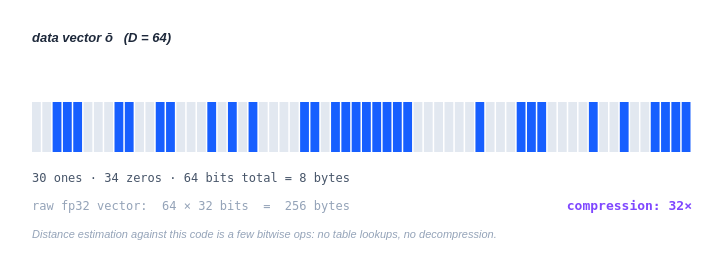

This figure's Vega-Lite source:
### Vega specification from a JSON file in a GitHub repository (floating-point values rounded to 4 significant figures)
{"$schema": "https://vega.github.io/schema/vega/v5.json", "description": "RaBitQ stores each data vector as D bits: one bit per dimension, encoding the sign of each rotated coordinate. Pick a dimensionality and a precomputed sign pattern to see the stored artifact and the compression ratio against the raw fp32 vector.", "width": 700, "height": 240, "padding": 12, "background": "transparent", "signals": [{"name": "D", "value": 64, "bind": {"input": "select", "options": [16, 64, 128, 256, 768, 1536], "name": "dimensions D "}}, {"name": "seed", "value": 0, "bind": {"input": "range", "min": 0, "max": 9, "step": 1, "name": "example # "}}, {"name": "bits", "update": "data(\"selected\")[0].bits"}, {"name": "row_y", "value": 90}, {"name": "row_h", "value": 50}, {"name": "row_x0", "value": 20}, {"name": "row_w", "value": 660}, {"name": "ones", "update": "length(replace(slice(bits, 0, D), /0/g, \"\"))"}, {"name": "zeros", "update": "D - ones"}, {"name": "raw_bytes", "update": "D * 4"}, {"name": "code_bytes", "update": "D / 8"}, {"name": "compression", "update": "raw_bytes / code_bytes"}], "data": [{"name": "patterns", "values": [{"seed": 0, "bits": "001110001100110001010100001101111111100000010001110000100100111111011111111110101111110111000011101111011111011100011111111001110101000000000110000100111110101100111001000101100101111001111010110001110001111101010111111010010111100010111100111011100100101011001000110000010101100110110001101010101000100110110101110100100001111111110010001101011001011110011110101000011110000110001011011001010111111111111111110010101110001100010001010111101001111010000100001111100000000001000011111101111110010101100110010000011111111111011000011011111101100111011010101011100101010100010101101110010000001111000011100001101101100010011011110011001100011110000000010111011110111000001000011010011110111000100100110110000110111001000100111110101001000010101000100110000101011101111110011101100011110100101101011011010000001100110101010101001110000000111101011001111011011101110110000101101001111110110001111000100100101100110010001111011011011111001100100101011110011001011010100001110110001101111111100110101110001110111111001101100010010101101001010101000100001101110100100010101011100001111011011000011011000111111011111101101000011110000000100111000100000111110100101110000011000001110000100100001011000100110110101110101101000010011011001011000010010010010010000101110010110110100110110010110111100110100001010110010101101101100000101101110110101000111000110110001110111001001100101000001000011100100110101111010001100100110111110001100100111010001000010101100101101011010110110011011101001110101101011100010000001100001011001010100010110101111110"}, {"seed": 1, "bits": "110001111010001101100100010101011111010110010010110111001000111111110111010111010011001111100101100110001010010110111111000000001100100001110010011101000111000001010010111111111100100101110001011110110110101000100011110100000101111011010010101100011111011101001010000110100110011000001001000110111111111011011001001010101010111110110000000000000011000100000100011001001000000000001001010100111111000011011110101110110010001111000010101011111000010110001011101101000101001111011000110101010110011010100101010100111011000001100100011000010100110010111110011010001010010101100000010101000001010100001000111011111010010101010101101010010001101000001101010101010100100100001110101011000011110101100011100100001001000110101111001100000000110000001101110011101110111001010011100100100001100000010101101101011101100001010011001011111010100110100110011100100000000010100000010000110010111110111101011000000000100001001111011100010111111010100011110101111010100100001100001010100011010110111110100110001011000001011101110101010101001111101001001101100110000101010011001100001111000100111110000110001000111000110011001100111111011001010010100010001001010111111101001111001111111000110010001000101101001100011111101000101010101101101010000010010111001010011101010000000010010000001011111101101010111001001111000001101010010100010101011101100001011011001101111000100110010110110010101101001001011011100110011011101001001101111011011010101101101010001000101010111000011101111011101010111111101000100100110100110110101010011111011001111010110011101111"}, {"seed": 2, "bits": "010011011001101110001000100100001011101011111001100110001111010101001111111100000100001001110110110001011110110001101110000011010111000011000111110100000000011100000001001101001100100110000001010001110001010000000000111010000111011110110110101101110000110010110100100011000001111110110000000101000011100000000101010000001011010101110011111100010000000011011101100010101000011111011100011011000010100000100000100001101100110000011110011101101111110111010100111100100111001111101010000001001000000100101010100010111110011001100011010011010110000110000011010100111000111111110001010000110111001111000111011110011000101010101000110100110101111001110101011010011110111110111100011101100000111000001001001111010111111000000110000111100010100011010001111100010111111010101100100111111111010001011000000000011011111111110110100000111000011011100101101011000001111100011011100011101101110011110110010100100010011101000000010000101101100011101000000100101010101111110000000101110110110010011010100000110101101011000101100000011100000010110000011111010101100111001101110110000011000000111100101110010010110010101010000101010000010011000000011110101101000110111111000001011011011110111011111111000111110011100000100001000101101011100010110100110010010101000010101011011010111001111110000000001001011100110100111000011101001000011001110111011011110000110110000010011010100000111011001101111101000010110010000101110100000010011000000011010011110000101100101010010111111011001000001010110111100100010101101000000110110010000110001100011001100110111011"}, {"seed": 3, "bits": "011011100000000110101000101111100010011100000001001100111001000010000111111110000010100111011101111110110011101011101101110110101011010001000100010010100100111011111110100110110010110010100001000101010110011010001010000110100001101001011011010101110000000110101001001111101010000111110001111011000000001001100000011000010110100010000110100111111011111100001011100010010100011110111110101101001100001110100000001110100011010101100010001001100111001001101111100011010110101100001100101010100110001111011010111111111011000101111101001100011011110101001110000110010011010111110111100100000011100100000110111011100100010110010011100010010110100100111011000010101010100010010100011000010111100100011100110110100101100110101010100000100000100011111001011101011000010011101001000111101000111100111011011000111011100110000010010001101100000110101010111010000110111011111010010011110000000011001000011000000011011111101001101010011100010110001111011000000101011101011000101111000101111011011111101101110111111101001011001000100110001010010010010100101101111000001101001101000001001001110110101101111100100000010001010101000001010111000111111011110001101001101000010011100010011011000010110101111001101001101100000011111001010011100011101101101111111000011000000111000110100111111011001110001000000000110010101111101001101011111101100010110010101100100000001100110111010111010101000110001011010010110011100000111001110001100000001100000000010000010010110101011011110011110110110010010001100110010101001010110100100001001101101101000101010111000101"}, {"seed": 4, "bits": "000111001101000001010001100111011011001110001100100101101100111101010101000101010101001111011101100111110011011011111000100100101100011011111000100010010011000011001100011110000011001110010101001101101101001101010100101010111110101011111010010101101000000100111000001110100011001110010010110011111100110001000010100110010000000111110010011001010010011101110110001000110011101001011101101000110101010000110110010100110001010010111001010111000111101100110011100101111010110101001010010101000001010100111100000001111010100000010001110000010011001000101000100111000100010010111000010000000001100110010010011010001110110001001101100101011111011000101000001111101011010011000110001111110001010010110011110000000001101000001111000100010100110001000100000111100001000110001001110101110001011100101110010001101100110000100101111000101100011000010010011001101001000110011101000001111011100111110111000011000111011011000000000010110100110001110100001010101001110001011001110100010010101111011110000001101111100000000100000101010010011001111100011001110000010111111111000100111100001000101111111001101101100001011000001100011010000000101101010010100101111001010000010110111110111100001010000011111010110010001110101110010100000011011110011000010101111000001101100011101011111100010011011000110101010101101100101101001110111101000111010111010001010001101010110000000100111011101000110100000000100100011101000000110000011101010111010100110011000101000000000101101110011101010000110101000110001111001110000100111000100010010010100011001110111001110011"}, {"seed": 5, "bits": "100101110010001000100110010100000111001010010011100111010011110110100101001000110111111100010000100100100110110110100010100111110011111000011101001001101100000100011111110011010011001100110001011000011010101100110100101011110000111100000101000011010110110111001110111100101111101011011110001110101110001001010110000111101011011101100000111110001100110110000110010000101001000111110000100110010110110001110011101101100001010111110000101110010000001001111111111010110100000111000001000111001000001101110111100011110010111110100001100111101110101101011001001101100100100111010010000100000000000101000100001001110001111011101001001100010100001111010111100101000101100101000010111000010100101011010001010011010110101011011001011111010111010011001011010001101001010011100100001000101110111011111011000001010000110111011001111101111100011111110100011011111110101100110011100010000010011100110000111000011110000101000000110100101100000011100110100100001011010110100000000101000011010011100001000011011100001011010110000011011011100010100010010110110111011110000101010010111101010010100110111011110011110001110101011101011111001101111110100101101100000010101101111101111001111100001000110101001011010101000010001111111110111011100001010001100010110111111101000111010100000110011111110010001000011101010110011011110000010110011000100001111101011101011101000001000110010110010001011100011110001111001010110111110111000000111010000100111100001011110000011101010101010101111111011110101011111001010100110111100001100111011000011110110000001101110101"}, {"seed": 6, "bits": "101000010110100011110111100011001101110110111111110100100010111001010110001000100110011111011111100010001010001011010100001100001000111000100110010101110111000111100000110100101010100010011000010111010111001101000011100101001100111110010000010101000001000110111011110110010101111110010110110100011111001101110111010111110001000101100110011110100101010000100101101010101011100101010011011001110101101011100111010000101111100101011010101010110101010011010100110100001001110101101110100000100100111101001000010111111001010100110111010011100000011001001101000100001110100000011011000111111110100101011111100110011001100101011001000011010100110101010001010101100111000110010001001100110010100000101110001000001110001110111011101000101000111000011101100110001001100001101110100001010100001011011111101000010001100111111000001010100110111010000001111010100111010111011011100101011001100101000111101000101110010101000101100000011101110010001110010010111010000010011010110100001000101110111010110110011110110100000001000110101001011010101110000000100100010110111101010000110011100111110011010001010011100110010011001011011110110101101101100001011111000000101000000000100100110010100111000000100001101110100011110100101010001010101001010111101010000011111111100101011110101111011001101100000111001001010111011111010010110011000100011111001010101110110101110011100110110001011110001011010000111100101000110101110001110011101101011110001101001000100011100100000100001000010111110011001000100100101100000101010000000001101011001101111000000101010011"}, {"seed": 7, "bits": "100111010101011010011010101111000110001100000110110001101001101101101010000111001001001110001000010010000011110111110111001000001110000111110100110110110011010001001110100111001111100100001100100010010101000001110100001110001110100000011100100101001011110010011000110111010111001110000011101101010001011110001010010001101110110010011011101111111001100100101110100110010010101001000110110101101111111011000010011001011111101010110111010001010100010010110100110101100001100100101111101100010110000001110011011100000000010010010101000110100001101101111011010110110011111001010111100000110101001001101100110010000110110011110101100010101001001110001001010010000100000011111010000101100101100010010000100111111101100011101110100011111001000100110001011100100100010010100010000011100000011010101100001101110010001001011111100011100110110111000100001101101111000101000111100010000111110100101100110001101111010111000011011111001001101011011100101110001110011000101001010010100001001111101110011001110100011110100111001010010001111010000111110001100100110111011110110000111010100110101000101111110110111101101111000110100110101110000101110011000010000111010110001111110100110100101101101111000011000011111001001100001011110101101101010100101100011101101011100101111110100100100011111110011111110010110111100011110000100001000111000101010001000011010011101111101001111011000111110101100111010001001010101101000101000111100001000000110010111101110001111010110111001001000100100000101000101000101000000100010101011100011010110010100000110001101001"}, {"seed": 8, "bits": "101111110011010001111101111000001011001011001010110011110111110000011100001100111111010100110110111111111001010010110111100010110101000010100000001101010110001001100000111101100011001011010100001111100101011010000011011111000000110100111111100001110111010100100010010001111001000000100011110100010101100110100001111100011010111111000001000000000111101010100011011000000101100101011010110011110101110011001111101010100100110011111000111111000000111011111111010110000111001100100111001110101110010110111001111110010100011100010100100011000100010100111111011101111000000110010111111101010011001101010011100101100100110111001111001100100000010111000010000111100011010011000001000101100001000100001011000011010110011110011000110100111110010100000101001100011100101010111100010001001010101100110100010111011101111000011011110000010100000001010011000011011110010111101111100111101001001101001011110110111100111000001110001111001100111100101011110001110001100000010101100000000001101001111000101001101100011110101000101010011011000010010101011101101101111111000110100110010010100110000001000101011111001110101111001000000001000110110011110111000011100011001100000001010000100101100010110000011011010110010010010111000000011000110110010110100111001111110111111100010101000110100110110010100001100111011110110100111111000010100101000010010111110001100110101011101010011010011001000001001100010111110010011010001001010111101100000010000111111000001100001100101101011001111110011001001011110011101001110000101010101011100001100001001000110111000100"}, {"seed": 9, "bits": "111000101001110101000011111100101011011101100101111110001000111110001111100101111110101001011011000110001010001001011100111001100110100011111001110010000110001010011000101100001010010010000011110001000000101000010111111111111010000010011111000010110111101010011000111011010011101010110000010101110111011100111010000110000011101100000010100011101101111000011001000100010001101110111001010011110011010000011011001000001000110011111100001010100110111010111001001100111001111101011000110100001111111011111010101010001000110101110110000000011111010111010010010011101000111010100111111101110011100111001011001011110001010100110010001111101100010011100101100000001100110110010100110110110100111001001111101101010000010001111011011001111100011001101101010110110110010001111011000000011011001010001111001001011010100100001001001011001000000010111101110111001110011011000110000000110100011101111110001110001100001010111100000100100101011010110110001001010000111111011000100010111010010111100000010111000111101010010101100001001101011001010001110011111000100001010111110000001101110011011000101001100101011010001011100000101010111101110010011111011111001011111101011110010000001100010111111000000101010101100110111000101010101110000110000101110000000101100000011001010010101011001011011011110001010110110100111000001111010001010111110110010110000010011101010100000011111111000000110101111001111010110111010000001010101000100100001100001100011101100110110010101100010001101110010000000111000111100010101100111010010011010001100101011010101011101001"}]}, {"name": "selected", "source": "patterns", "transform": [{"type": "filter", "expr": "datum.seed === seed"}]}, {"name": "indices", "transform": [{"type": "sequence", "start": 0, "stop": {"signal": "D"}, "step": 1, "as": "i"}]}], "marks": [{"type": "text", "encode": {"enter": {"x": {"value": 20}, "y": {"value": 30}, "fontSize": {"value": 13}, "fontStyle": {"value": "italic"}, "fontWeight": {"value": 600}, "fill": {"value": "#1e293b"}}, "update": {"text": {"signal": "\"data vector ō   (D = \" + D + \")\""}}}}, {"type": "rect", "from": {"data": "indices"}, "encode": {"update": {"x": {"signal": "row_x0 + (datum.i / D) * row_w"}, "width": {"signal": "max(0.4, row_w / D - (D <= 64 ? 1.5 : (D <= 256 ? 0.5 : 0)))"}, "y": {"signal": "row_y"}, "height": {"signal": "row_h"}, "fill": {"signal": "slice(bits, datum.i, datum.i + 1) === \"1\" ? \"#175fff\" : \"#e2e8f0\""}}}}, {"type": "text", "encode": {"enter": {"x": {"value": 20}, "y": {"value": 170}, "fontSize": {"value": 12}, "font": {"value": "IBM Plex Mono, monospace"}, "fill": {"value": "#475569"}}, "update": {"text": {"signal": "ones + \" ones · \" + zeros + \" zeros · \" + D + \" bits total = \" + format(code_bytes, \",.0f\") + \" bytes\""}}}}, {"type": "text", "encode": {"enter": {"x": {"value": 20}, "y": {"value": 198}, "fontSize": {"value": 12}, "font": {"value": "IBM Plex Mono, monospace"}, "fill": {"value": "#94a3b8"}}, "update": {"text": {"signal": "\"raw fp32 vector:  \" + D + \" × 32 bits  =  \" + format(raw_bytes, \",.0f\") + \" bytes\""}}}}, {"type": "text", "encode": {"enter": {"x": {"value": 680}, "y": {"value": 198}, "align": {"value": "right"}, "fontSize": {"value": 13}, "fontWeight": {"value": 600}, "font": {"value": "IBM Plex Mono, monospace"}, "fill": {"value": "#7f47ff"}}, "update": {"text": {"signal": "\"compression: \" + format(compression, \".0f\") + \"×\""}}}}, {"type": "text", "encode": {"enter": {"x": {"value": 20}, "y": {"value": 226}, "fontSize": {"value": 11}, "fontStyle": {"value": "italic"}, "fill": {"value": "#94a3b8"}, "text": {"value": "Distance estimation against this code is a few bitwise ops: no table lookups, no decompression."}}}}]}
